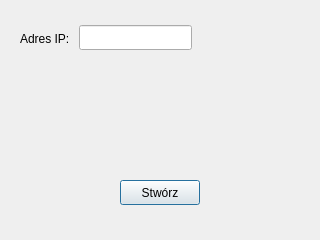
<?xml version="1.0" encoding="UTF-8"?>
<ui version="4.0">
 <class>CreateDeviceDialog</class>
 <widget class="QDialog" name="CreateDeviceDialog">
  <property name="geometry">
   <rect>
    <x>0</x>
    <y>0</y>
    <width>320</width>
    <height>240</height>
   </rect>
  </property>
  <property name="windowTitle">
   <string>Dialog</string>
  </property>
  <widget class="QPushButton" name="createButton">
   <property name="geometry">
    <rect>
     <x>120</x>
     <y>180</y>
     <width>80</width>
     <height>25</height>
    </rect>
   </property>
   <property name="text">
    <string>Stwórz</string>
   </property>
  </widget>
  <widget class="QLabel" name="label">
   <property name="geometry">
    <rect>
     <x>20</x>
     <y>30</y>
     <width>54</width>
     <height>17</height>
    </rect>
   </property>
   <property name="text">
    <string>Adres IP:</string>
   </property>
  </widget>
  <widget class="QLineEdit" name="addressEdit">
   <property name="geometry">
    <rect>
     <x>79</x>
     <y>25</y>
     <width>113</width>
     <height>25</height>
    </rect>
   </property>
  </widget>
 </widget>
 <resources/>
 <connections/>
</ui>
